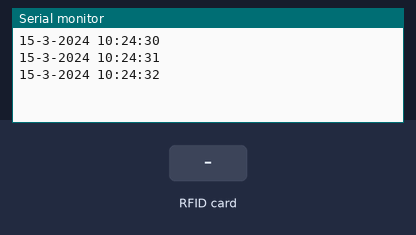
Recording of a sketch running on a simulated ESP8266 (NodeMCU). Parts: the last lines printed to the serial monitor. The test bench sets the inputs (shaded band). WiFi joins after 1.5 s; servers stay silent unless stated; uploads are accepted with an empty reply; the local clock reads 2024-03-15 10:24:30 at power-on unless the sketch sets it.

Above: at 2.8 s.
2.9 s: RFID card 11 11 11 11 held to the reader
At 3.23 s:
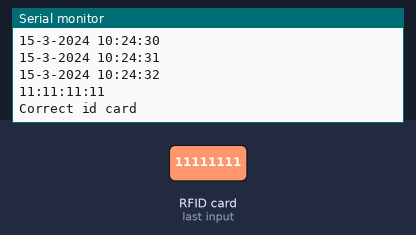
At 3.6 s:
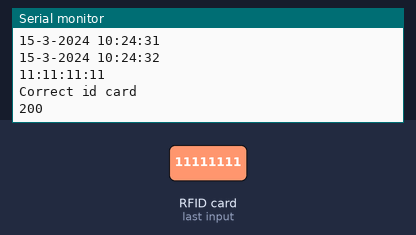
Timing chart, 0 to 5.9 s (numbered marks = the images above; inputs shaded):
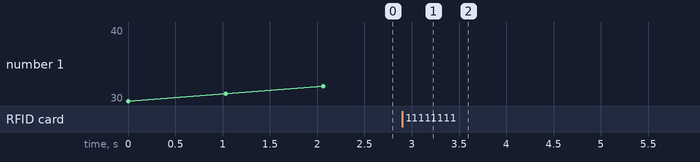

Measured:
- after the input at 2.9 s, the serial monitor: prints a new line after 0.17 s (image 1)

The sketch:

profect_smart_door.ino
```cpp
#include <ESP8266WiFi.h>
#include <time.h>
#include <Wire.h>
#include <LiquidCrystal_I2C.h>
#include "SPI.h"
#include "MFRC522.h"
#include <Servo.h>
#include <ESP8266HTTPClient.h>

//set wifi
#define ssid "kkkk"
#define passw "11111111"

//set pin ให้ RFID
#define SS_PIN D10
#define RST_PIN D9
#define SP_PIN D8

//set เวลาของหมุนมอเตอร์
#define TURN_TIME 1070

//ประกาศตัวแปร motor
Servo myservo;

//ประกาศตัวแปรlcd
LiquidCrystal_I2C lcd(0x27, 16, 2);

//ประกาศตัวแปรของRFID
MFRC522 rfid(SS_PIN, RST_PIN);

MFRC522::MIFARE_Key key;


// Config time
int timezone = 7;       // Zone +7 for Thailand
char ntp_server1[20] = "ntp.ku.ac.th";
char ntp_server2[20] = "fw.eng.ku.ac.th";
char ntp_server3[20] = "time.uni.net.th";
int dst = 0;
int  Sec = 0;

//ตัวแแปรstringเก็บค่าเวลา
String tmpNow;
String dateNow;
String dateTmpNow;
//ตัวแปรเก็บและค่าID
String strID = "";

//แปลงIDเก็บในstring
String NowString();
//แสดงผลlcd
void showlcd();
//แปลงIDเป็นstring
String uidToStr();
//เปิดประตู
void openDoor();
//แสดงผลlcd2
void showlcd2();
//put data ลง firebase
void updateLogs();

void setup() {
  Serial.begin(115200);

  /*---- Config WiFi ----*/
  WiFi.begin(ssid ,passw );

  /*---- Config Time ----*/
  configTime(timezone * 3600, dst, ntp_server1, ntp_server2, ntp_server3);
  while (!time(nullptr)) {
    Serial.print(".");
    delay(500);
    lcd.begin();

  // Turn on the blacklight and print a message.
  lcd.backlight();

  SPI.begin();
  rfid.PCD_Init();

  myservo.attach(D8);
  // Initially the servo must be stopped
  myservo.write(90);

  }


}

void loop() {

  NowString();
  showlcd();
  delay(1000);

  if (!rfid.PICC_IsNewCardPresent() || !rfid.PICC_ReadCardSerial())
    return;

  // Serial.print(F("PICC type: "));
  MFRC522::PICC_Type piccType = rfid.PICC_GetType(rfid.uid.sak);
  // Serial.println(rfid.PICC_GetTypeName(piccType));

  // Check is the PICC of Classic MIFARE type
  if (piccType != MFRC522::PICC_TYPE_MIFARE_MINI &&
    piccType != MFRC522::PICC_TYPE_MIFARE_1K &&
    piccType != MFRC522::PICC_TYPE_MIFARE_4K) {
    Serial.println(F("Your tag is not of type MIFARE Classic."));
    return;
  }


  uidToStr();
  Serial.println(strID);

  if(strID == "4A:00:01:85" || "EA:5A:9F:1F"){
      Serial.println("Correct id card");
      updateLogs();
      showlcd2();
      openDoor();
    }
   else {
      Serial.println("Not correct id card");
    }

  rfid.PICC_HaltA();
  rfid.PCD_StopCrypto1();

}

String NowString() {
  //reset ค่าตัวแปร
  tmpNow = "";
  dateNow = "";
  dateTmpNow = "";

  //ตัวแปรเก็บค่าเวลาและตัวชี้
  time_t now = time(nullptr);
  struct tm* newtime = localtime(&now);

  dateNow += String(newtime->tm_mday);
  dateNow += "-";
  dateNow += String(newtime->tm_mon + 1);
  dateNow += "-";
  dateNow += String(newtime->tm_year + 1900);

  tmpNow += String(newtime->tm_hour);
  tmpNow += ":";
  tmpNow += String(newtime->tm_min);
  tmpNow += ":";
  tmpNow += String(newtime->tm_sec);

  dateTmpNow = dateNow + " " + tmpNow;
  Serial.println(dateTmpNow);
  return dateTmpNow;

}


void showlcd(){
  //reset lcd
  lcd.clear();
  //set ตำแหน่งlcd แล้วแสดงผล
  lcd.setCursor(4,0);
  lcd.print(tmpNow);
  lcd.setCursor(1,1);
  lcd.print("Tag your card:");
  }

 String uidToStr(){
  //reset ค่าID
  strID = "";
  //loop เก็บค่าID
  for (byte i = 0; i < 4; i++) {
    strID +=
    (rfid.uid.uidByte[i] < 0x10 ? "0" : "") +
    String(rfid.uid.uidByte[i], HEX) +
    (i!=3 ? ":" : "");
  }
  strID.toUpperCase();
  return strID;
  }

void openDoor(){
  // Start turning clockwise
    myservo.write(80);
    // Go on turning for the right duration
    delay(TURN_TIME);
    // Stop turning
    myservo.write(90);
    delay(5000);
    myservo.write(100);
    // Go on turning for the right duration
    delay(TURN_TIME);
    // Stop turning
    myservo.write(90);
}

void showlcd2(){
  lcd.clear();
  lcd.setCursor(4,1);
  lcd.print(tmpNow);
  lcd.setCursor(2,0);
  lcd.print("Check in at:");
  }

void updateLogs(){
   HTTPClient http; //Declare object of class HTTPClient
   http.begin("http://bakamitai.herokuapp.com/data/write"); //Specify request destination
   http.addHeader("Content-Type", "application/json"); //Specify content-type header
   int httpCode = http.POST("{\"date\":\"" + dateNow + "\",\"time\":\"" + tmpNow + "\"}"); //Send the request
   String payload = http.getString(); //Get the response payload
   Serial.println(httpCode); //Print HTTP return code
   Serial.println(payload); //Print request response payload
   http.end(); //Close connection
}
```
